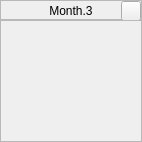
        <widget class="QFrame" name="frameMonth_3">
         <property name="minimumSize">
          <size>
           <width>142</width>
           <height>142</height>
          </size>
         </property>
         <property name="maximumSize">
          <size>
           <width>142</width>
           <height>142</height>
          </size>
         </property>
         <property name="frameShape">
          <enum>QFrame::Box</enum>
         </property>
         <property name="frameShadow">
          <enum>QFrame::Plain</enum>
         </property>
         <property name="lineWidth">
          <number>0</number>
         </property>
         <layout class="QVBoxLayout" name="verticalLayout_3">
          <property name="spacing">
           <number>0</number>
          </property>
          <property name="leftMargin">
           <number>0</number>
          </property>
          <property name="topMargin">
           <number>0</number>
          </property>
          <property name="rightMargin">
           <number>0</number>
          </property>
          <property name="bottomMargin">
           <number>0</number>
          </property>
          <item>
           <widget class="QFrame" name="frameMonthTitle_3">
            <property name="minimumSize">
             <size>
              <width>0</width>
              <height>20</height>
             </size>
            </property>
            <property name="maximumSize">
             <size>
              <width>16777215</width>
              <height>20</height>
             </size>
            </property>
            <property name="frameShape">
             <enum>QFrame::StyledPanel</enum>
            </property>
            <property name="frameShadow">
             <enum>QFrame::Raised</enum>
            </property>
            <layout class="QHBoxLayout" name="horizontalLayout_6">
             <property name="spacing">
              <number>0</number>
             </property>
             <property name="leftMargin">
              <number>20</number>
             </property>
             <property name="topMargin">
              <number>0</number>
             </property>
             <property name="rightMargin">
              <number>0</number>
             </property>
             <property name="bottomMargin">
              <number>0</number>
             </property>
             <item>
              <widget class="QLabel" name="labelMonthTitle_3">
               <property name="minimumSize">
                <size>
                 <width>0</width>
                 <height>20</height>
                </size>
               </property>
               <property name="maximumSize">
                <size>
                 <width>16777215</width>
                 <height>20</height>
                </size>
               </property>
               <property name="text">
                <string>Month.3</string>
               </property>
               <property name="alignment">
                <set>Qt::AlignCenter</set>
               </property>
              </widget>
             </item>
             <item>
              <widget class="QPushButton" name="buttonMonthDetailsView_3">
               <property name="minimumSize">
                <size>
                 <width>20</width>
                 <height>20</height>
                </size>
               </property>
               <property name="maximumSize">
                <size>
                 <width>20</width>
                 <height>20</height>
                </size>
               </property>
               <property name="text">
                <string/>
               </property>
              </widget>
             </item>
            </layout>
           </widget>
          </item>
          <item>
           <widget class="QFrame" name="frameMonthButtonContainer_3">
            <property name="frameShape">
             <enum>QFrame::StyledPanel</enum>
            </property>
            <property name="frameShadow">
             <enum>QFrame::Raised</enum>
            </property>
           </widget>
          </item>
         </layout>
        </widget>
